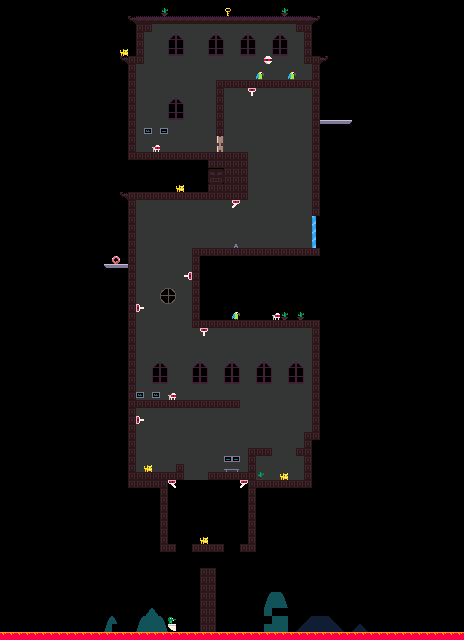

The image is a tile-based game level rendered from a .tmx file. Its description and source (layers, tilesets, objects; grid data summarised) follow:
An orthogonal 58x80 tile map with 8x8 px tiles, 3 tile layers (BG, MAP, Sprites), 3 tilesets.

<map version="1.8" tiledversion="1.8.2" orientation="orthogonal" renderorder="right-down" width="58" height="80" tilewidth="8" tileheight="8" infinite="0" nextlayerid="5" nextobjectid="1">
 <editorsettings>
  <export target="level5.json" format="json" />
 </editorsettings>
 <tileset firstgid="1" name="tiles" tilewidth="8" tileheight="8" tilecount="256" columns="16">
  <image source="../../public/tiles.png" width="128" height="128" />
 </tileset>
 <tileset firstgid="257" source="sprites.tsx" />
 <tileset firstgid="513" source="tiles.tsx" />
 <layer id="3" name="BG" width="58" height="80">
  <properties>
   <property name="music" value="mission2" />
   <property name="objective" value="Get out alive!" />
   <property name="save" type="int" value="100" />
   <property name="sky" value="stormy" />
   <property name="time" type="int" value="3" />
   <property name="title" value="The Dark Tower" />
   <property name="weather" value="rain" />
  </properties>
  <data>[4640 cells, 1066 non-empty, 36 distinct tile ids]</data>
 </layer>
 <layer id="1" name="MAP" width="58" height="80">
  <data>[4640 cells, 392 non-empty, 19 distinct tile ids]</data>
 </layer>
 <layer id="4" name="Sprites" width="58" height="80">
  <data>[4640 cells, 29 non-empty, 14 distinct tile ids]</data>
 </layer>
</map>